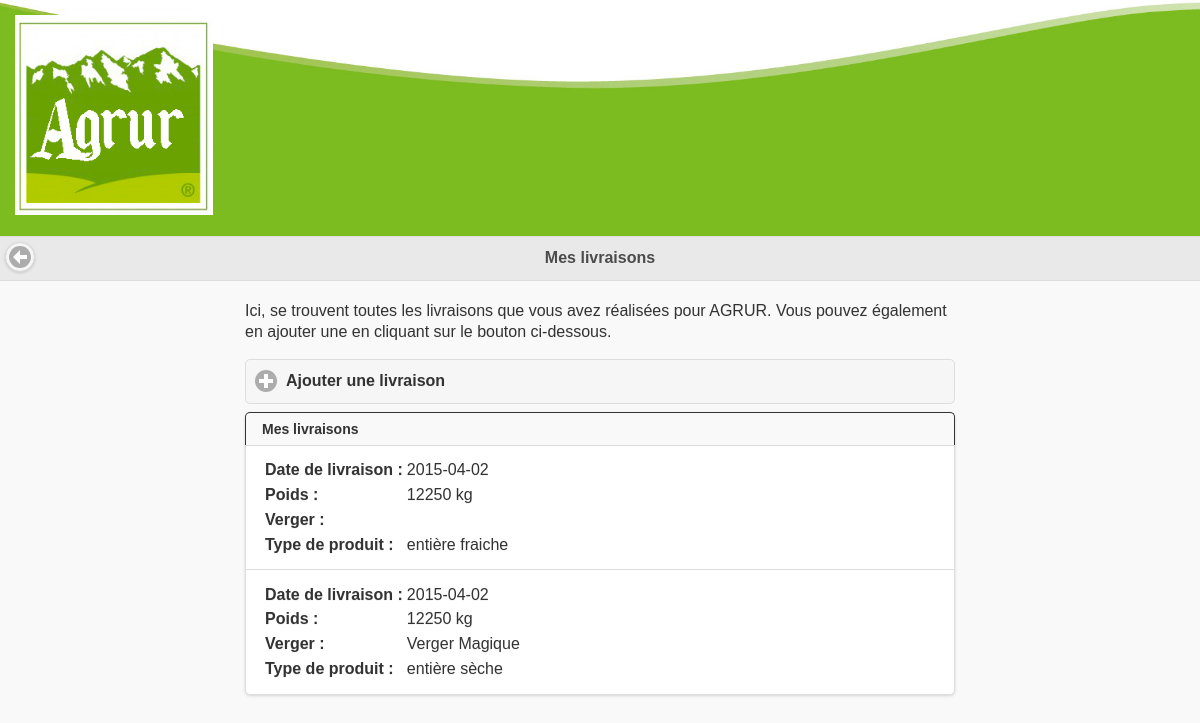
The page /interface/livraison_producteur.php (signed in) on the database its author committed.
### tables this page shows
CREATE TABLE `livraison` (
`id_livraison` int(11) NOT NULL,
  `date_livraison` varchar(250) NOT NULL,
  `num_prod` int(11) NOT NULL,
  `poids` int(11) NOT NULL COMMENT 'Poids livré',
  `type` int(11) NOT NULL,
  `id_verger` int(11) NOT NULL COMMENT 'Identifiant du verger d''origine de la livraison',
  `id_variete` int(11) NOT NULL COMMENT 'Identifiant de la variété composant la livraison',
  `traite` tinyint(1) NOT NULL DEFAULT '0' COMMENT 'Indique si la livraison a été traitée'
);

CREATE TABLE `type_produit` (
`id_type_produit` int(11) NOT NULL COMMENT 'Clé primaire',
  `libelle_type_produit` varchar(255) NOT NULL
);

CREATE TABLE `verger` (
`id_verger` int(11) NOT NULL COMMENT 'Clé primaire',
  `nom_verger` varchar(250) NOT NULL,
  `superficie` int(11) NOT NULL,
  `nbr_arbre` int(11) NOT NULL,
  `id_commune` int(11) NOT NULL,
  `num_prod` int(11) NOT NULL,
  `id_variete` int(11) NOT NULL
);

### src/fonctions_traitement.php (called while the page is built, shortened)
		<?php
function getNomVerger($id_verger)
{
	global $connexion;
	$nom_verger = NULL;
	$sql = $connexion->prepare('SELECT nom_verger FROM verger WHERE id_verger = :id_verger');
	$sql->bindParam(':id_verger', $id_verger);
	try
	{
		$sql->execute();
		$donnees_verger = $sql->fetch();
		$nom_verger = $donnees_verger['nom_verger'];
	}
	catch(Exception $e)
	{
		echo('Erreur : '.$e->getMessage());
	}
	return $nom_verger;
}
function getNomType($id_type)
{
	global $connexion;
	$nom_type = NULL;
	$sql = $connexion->prepare('SELECT libelle_type_produit FROM type_produit WHERE id_type_produit = :id_type_produit');
	$sql->bindParam(':id_type_produit', $id_type);
	try
	{
		$sql->execute();
		$donnees_type_produit = $sql->fetch();
		$nom_type = $donnees_type_produit['libelle_type_produit'];
	}
	catch(Exception $e)
	{
		echo('Erreur : '.$e->getMessage());
	}
	return $nom_type;
}
		?>

### interface/livraison_producteur.php (the view, shortened to what this page needs)
<!DOCTYPE html>
<html lang="fr">
<head>
  <?php include('../common/head.php'); ?>
  <?php include('../src/bdd_connect.php'); ?>
</head>
<body>
  <header>
    <?php include('../common/header.php'); ?>
  </header>
  <div data-role="header">
    <a href="#" data-rel="back" data-icon="arrow-l" data-iconpos="notext" data-shadow="true" data-iconshadow="true" data-transition="slidefade" class="ui-icon"></a>
    <h1>Mes livraisons</h1>
  </div>
  <div class="main-container">
    <div class="sub-container">
      <p>
        Ici, se trouvent toutes les livraisons que vous avez réalisées pour AGRUR.
        Vous pouvez également en ajouter une en cliquant sur le bouton ci-dessous.
      </p>
      <div data-role="collapsible">
        <h4>Ajouter une livraison</h4>
      </div>
    <ul data-role="listview" data-inset="true" data-theme="c" data-divider-theme="c" data-count-theme="c">
      <li data-role="list-divider">Mes livraisons</li>
      <?php
      $sql = $connexion->prepare('SELECT * FROM livraison WHERE num_prod = :num_prod');
      $sql->bindParam(':num_prod', $_SESSION['num_prod']);
      try
      {
        $sql->execute();
        while($donnees_livraison = $sql->fetch())
        {
        ?>
          <li>
            <table>
              <tr>
                <td><b>Date de livraison :</b></td>
                <td><?php echo($donnees_livraison['date_livraison']); ?></td>
              </tr>
              <tr>
                <td><b>Poids :</b></td>
                <td><?php echo($donnees_livraison['poids']); ?> kg</td>
              </tr>
              <tr>
                <td><b>Verger :</b></td>
                <td><?php echo(getNomVerger($donnees_livraison['id_verger'])); ?></td>
              </tr>
              <tr>
                <td><b>Type de produit :</b></td>
                <td><?php echo(getNomType($donnees_livraison['type'])); ?></td>
              </tr>
            </table>
          </li>
        <?php
        }
      }
      catch(Exception $e)
      {
        echo('Erreur : '.$e->getMessage());
      }
      ?>
    </ul>
    </div>
  </div>
</body>
</html>

### style/main.css (style rules this page uses)
body { margin: 0px; font-family: Roboto; }
a { color: black; text-decoration: none; }
header { background-image: url(../images/footer.png); background-size: cover; background-repeat: no-repeat; }
.main-container { margin-left: auto; margin-right: auto; max-width: 750px; min-width: 265px; }
.sub-container { margin: 20px; }

### style/objects.css (style rules this page uses)
h1 { color: rgb(75, 75, 75); }
h4 { color: rgb(199, 119, 39); }
li { list-style: none; }

### rows shown on the page
livraison: date_livraison "2015-04-02", poids "12250", type.libelle_type_produit "entière fraiche"
livraison: date_livraison "2015-04-02", poids "12250", id_verger.nom_verger "Verger Magique", type.libelle_type_produit "entière sèche"
